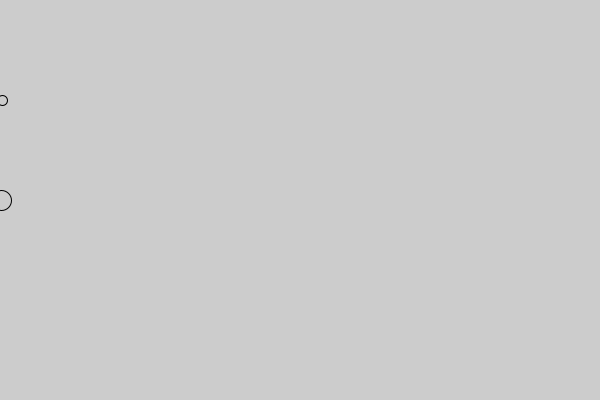
Frame 1 (no input)
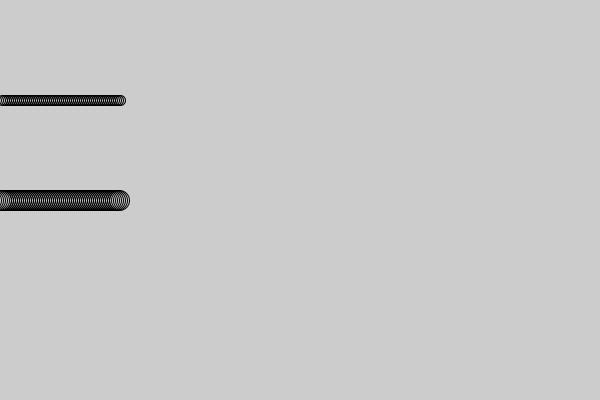
Frame 60 (the mouse pressed at the canvas centre just before this capture)
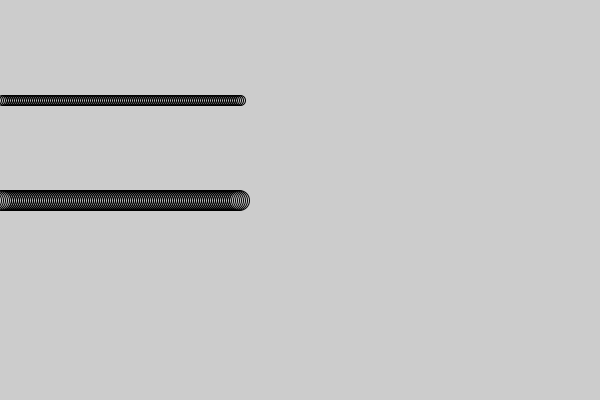
Frame 120 (the mouse held since frame 60 and released just before this capture)

The Processing sketch that drew these frames (run headless with seeded random() and noise(); from frame 60 on, the mouse is pressed at the canvas centre):

// Processing sketch: processing_158083
// ── processing_158083.pde

float px=0;
void setup(){
  size(600,400);
}
void draw(){
  px++;
  noFill();
  if(px>width/2){
    px=width/2;
  }
  ellipse(px,200,20,20);
  if(px<width/2) {
    px++;
  }
  ellipse(px,100,10,10);
  }
